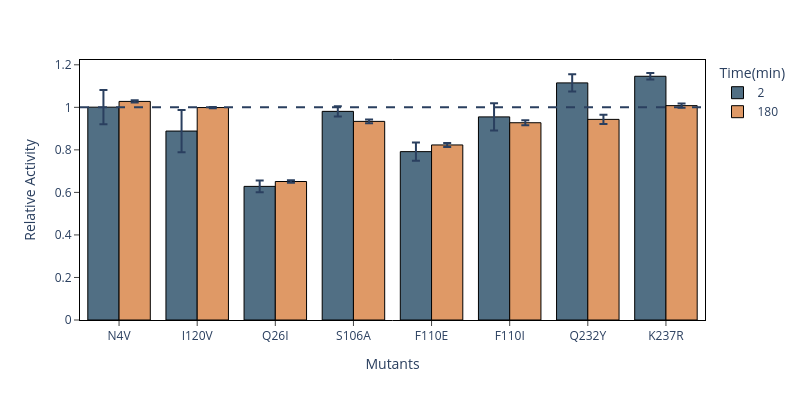

The notebook cell this image was saved under:
### Markdown cell above
### Rational Engineered SPM

### Code cell
# Get csv file 
relact = pd.read_csv("FlA_ZP_RatEng.csv", sep=";")


# Filter for the reference condition (Protein == "WT")
reference = relact[relact["Protein"] == "WT"]

# Merge the reference values back into the original DataFrame based on the same condition
relact = relact.merge(
    reference[["Plate", "Time(min)", "SAM_conc(uM)", "Replicate", "%SAM_converted"]],
    on=["Plate", "Time(min)", "SAM_conc(uM)", "Replicate"],
    suffixes=("", "_ref"),
    how="left"
)

# Calculate Relative_Activity
relact["Relative_Activity"] = relact["%SAM_converted"] / relact["%SAM_converted_ref"]

# Drop the intermediate reference column 
relact.drop(columns=["%SAM_converted_ref"], inplace=True)

relact_var = relact.drop(relact.index[relact["Protein"] == "WT"].tolist())
# print(relact_var)


time = [2, 180] ### Selected time, must be element of [2, 5, 180]
SAM = 300 ### Selected time, must be element of [10, 300]

# relact_var["Time(min)"] == time) & 

subset = relact_var.loc[(relact_var["SAM_conc(uM)"] == SAM)]
# print(subset)
### Restructure dataset and calculate mean & stddev per protein
subset = pd.melt(subset, id_vars=["Protein", "Time(min)"], value_vars=["Relative_Activity"])
# print(subset)
plotdata = subset.groupby(by=["Protein", "Time(min)"])["value"].agg(["mean", "std"]).reset_index()
# print(plotdata)
# plotdata = plotdata.merge(subset[["Protein", "Time(min)"]], on="Protein", how="left").drop_duplicates().reset_index(drop=True)
plotdata.drop(plotdata.loc[plotdata["Protein"] == "Ctrl"].index, inplace=True)
# plotdata.drop(plotdata.loc[plotdata["Protein"] == "N4V"].index, inplace=True)
# print(plotdata)
# print(plotdata)


# for i in range(len(time)):
#     nodata= pd.DataFrame({"Protein": "H191E-H32L", "Time(min)": [time[i]], "mean": [0], "std": [0]})
#     plotdata = pd.concat([plotdata, nodata])
plotdata = plotdata.sort_values("Protein")

plotdata['Time(min)'] = plotdata['Time(min)'].astype(str)


fig = px.bar(plotdata, x="Protein", y="mean", color="Time(min)", barmode="group", error_y="std", color_discrete_sequence=["#516F84","#DF9966","#FFEFD3"], width=800, height=400,
             labels={
                 "Protein": "Mutants", 
                 "mean": "Relative Activity"
             }, 
             category_orders={"Protein": ["N4V", "I120V", "Q26I", "S106A", "F110E", "F110I", "Q232Y", "K237R"]})
fig.update_traces(marker_line_color="black", marker_line_width = 1.0)
fig.add_hline(y=1, line_dash="dash")
fig.update_layout(plot_bgcolor='white')
fig.update_xaxes(
    mirror=True,
    ticks='outside',
    showline=True,
    linecolor='black',
    gridcolor='white'
)
fig.update_yaxes(
    mirror=True,
    ticks='outside',
    showline=True,
    linecolor='black',
    gridcolor='white'
)

fig.show()

### Figure 1 — Plotly figure (JSON) as saved in the notebook; plotly's stock layout.template omitted (floating-point values rounded to 4 significant figures)
{"data": [{"alignmentgroup": "True", "error_y": {"array": [0.04342, 0.06429, 0.09914, 0.01536, 0.0802, 0.0403, 0.02739, 0.02383]}, "hovertemplate": "Time(min)=2<br>Mutants=%{x}<br>Relative Activity=%{y}<extra></extra>", "legendgroup": "2", "marker": {"color": "#516F84", "line": {"color": "black", "width": 1}, "pattern": {"shape": ""}}, "name": "2", "offsetgroup": "2", "orientation": "v", "showlegend": true, "textposition": "auto", "type": "bar", "x": ["F110E", "F110I", "I120V", "K237R", "N4V", "Q232Y", "Q26I", "S106A"], "xaxis": "x", "y": [0.7917, 0.9551, 0.8884, 1.146, 1.001, 1.115, 0.6283, 0.9811], "yaxis": "y"}, {"alignmentgroup": "True", "error_y": {"array": [0.009667, 0.01192, 0.002677, 0.009845, 0.005432, 0.02201, 0.006261, 0.008781]}, "hovertemplate": "Time(min)=180<br>Mutants=%{x}<br>Relative Activity=%{y}<extra></extra>", "legendgroup": "180", "marker": {"color": "#DF9966", "line": {"color": "black", "width": 1}, "pattern": {"shape": ""}}, "name": "180", "offsetgroup": "180", "orientation": "v", "showlegend": true, "textposition": "auto", "type": "bar", "x": ["F110E", "F110I", "I120V", "K237R", "N4V", "Q232Y", "Q26I", "S106A"], "xaxis": "x", "y": [0.8231, 0.9275, 0.999, 1.008, 1.028, 0.9433, 0.6512, 0.9339], "yaxis": "y"}], "layout": {"barmode": "group", "height": 400, "legend": {"title": {"text": "Time(min)"}, "tracegroupgap": 0}, "margin": {"t": 60}, "plot_bgcolor": "white", "shapes": [{"line": {"dash": "dash"}, "type": "line", "x0": 0, "x1": 1, "xref": "x domain", "y0": 1, "y1": 1, "yref": "y"}], "width": 800, "xaxis": {"anchor": "y", "categoryarray": ["N4V", "I120V", "Q26I", "S106A", "F110E", "F110I", "Q232Y", "K237R"], "categoryorder": "array", "domain": [0, 1], "gridcolor": "white", "linecolor": "black", "mirror": true, "showline": true, "ticks": "outside", "title": {"text": "Mutants"}}, "yaxis": {"anchor": "x", "domain": [0, 1], "gridcolor": "white", "linecolor": "black", "mirror": true, "showline": true, "ticks": "outside", "title": {"text": "Relative Activity"}}}}
